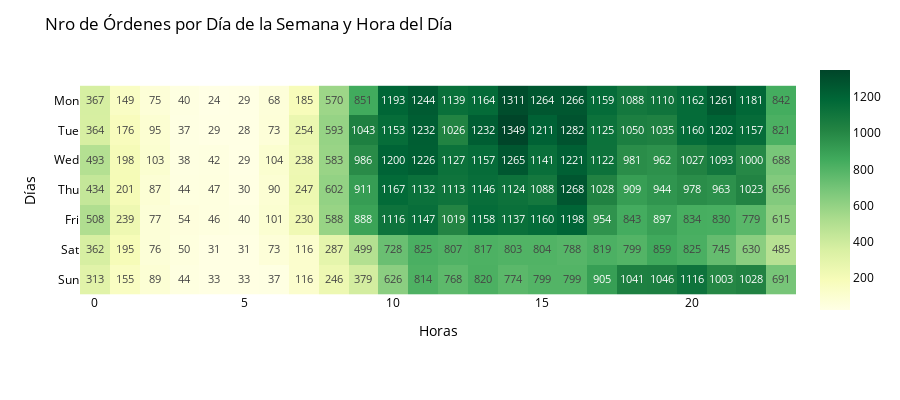

Source (notebook cell):
### Code cell
byWkdHr = data_final.loc[(data_final.purchase_year.isin(st.session_state.selected_options_year)) & data_final.purchase_month_name.isin(st.session_state.selected_options_month)].groupby(["delivered_customer_dayofweek", "delivered_customer_hour"]).count()["order_id"].unstack()

fig_3.px.imshow(byWkdHr, text_auto=True, height = 400, zmin=250, zmax=0,color_continuous_scale='YlGn')
fig_3.update_layout(
    font_size=12,
    hoverlabel=dict(
        bgcolor="white",
        font_size=12,
        font_color="black"
        # font_family="Rockwell"
    ),
    title="Nro de Órdenes por Día de la Semana y Hora del Día",
    yaxis = dict(
        tickmode = 'array',
        tickvals = ["6", "5", "4", "3", "2", "1", "0"],
        ticktext = ['Sun', 'Sat', 'Fri', 'Thu', 'Wed', 'Tue', 'Mon']
    ),
    font_color='black',
    paper_bgcolor='rgba(0,0,0,0)',
    plot_bgcolor='rgba(0,0,0,0)',
)

fig_3.update_traces(
    hovertemplate= "Hour: %{x} <br> Day: %{y} <br> Orders counts: %{z}"
)
fig_3.update_xaxes(title_text="Horas")
fig_3.update_yaxes(title_text="Días")

fig_3.show()

### Figure 1 — Plotly figure (JSON) as saved in the notebook; plotly's stock layout.template omitted (floating-point values rounded to 4 significant figures; data arrays with more than 128 entries replaced by an {"elided": "..."} marker saying what was removed)
{"data": [{"coloraxis": "coloraxis", "hovertemplate": "Hour: %{x} <br> Day: %{y} <br> Orders counts: %{z}", "name": "0", "texttemplate": "%{z}", "type": "heatmap", "x": [0, 1, 2, 3, 4, 5, 6, 7, 8, 9, 10, 11, 12, 13, 14, 15, 16, 17, 18, 19, 20, 21, 22, 23], "xaxis": "x", "y": [0, 1, 2, 3, 4, 5, 6], "yaxis": "y", "z": {"elided": "7x24 int values"}}], "layout": {"coloraxis": {"cmax": 0, "cmin": 250, "colorscale": [[0, "rgb(255,255,229)"], [0.125, "rgb(247,252,185)"], [0.25, "rgb(217,240,163)"], [0.375, "rgb(173,221,142)"], [0.5, "rgb(120,198,121)"], [0.625, "rgb(65,171,93)"], [0.75, "rgb(35,132,67)"], [0.875, "rgb(0,104,55)"], [1, "rgb(0,69,41)"]]}, "font": {"color": "black", "size": 12}, "height": 400, "hoverlabel": {"bgcolor": "white", "font": {"color": "black", "size": 12}}, "margin": {"t": 60}, "paper_bgcolor": "rgba(0,0,0,0)", "plot_bgcolor": "rgba(0,0,0,0)", "title": {"text": "Nro de Órdenes por Día de la Semana y Hora del Día"}, "xaxis": {"anchor": "y", "constrain": "domain", "domain": [0, 1], "scaleanchor": "y", "title": {"text": "Horas"}}, "yaxis": {"anchor": "x", "autorange": "reversed", "constrain": "domain", "domain": [0, 1], "tickmode": "array", "ticktext": ["Sun", "Sat", "Fri", "Thu", "Wed", "Tue", "Mon"], "tickvals": ["6", "5", "4", "3", "2", "1", "0"], "title": {"text": "Días"}}}}
